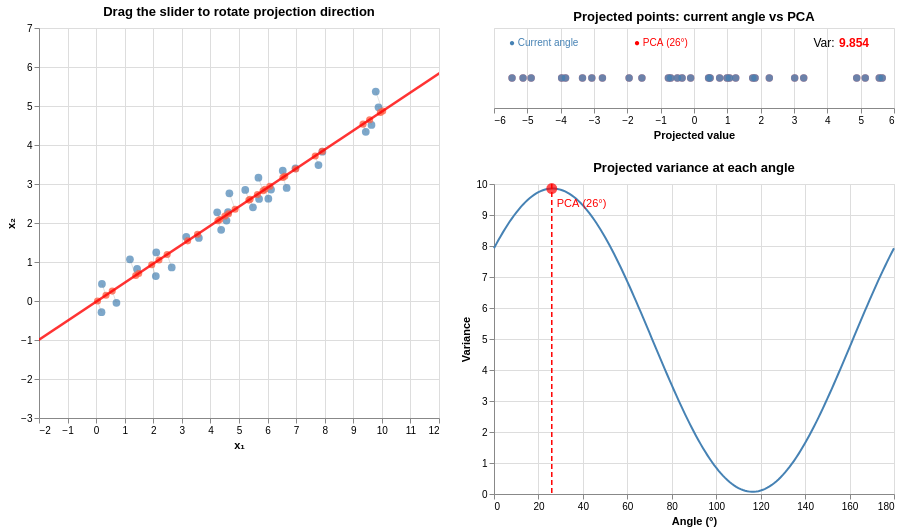

This figure's notebook cell:
### Markdown cell above
---
## Section 1 — Interactive PCA: Understanding Max-Variance Projection

Drag the slider to rotate the projection axis. The left panel shows original points and their projections onto the axis (orange). The right panels show the 1D distribution and variance at each angle. **PCA picks the angle that maximises variance.**

### Code cell
import altair as alt
import pandas as pd

alt.data_transformers.disable_max_rows()

# Generate data
np.random.seed(0)
X_demo = np.random.uniform(0, 10, size=(30, 2))
X_demo[:, 1] = 0.5 * X_demo[:, 0] + np.random.uniform(-0.5, 0.5, 30)
X_c = X_demo - X_demo.mean(axis=0)
mu = X_demo.mean(axis=0)

# PCA solution
S = cov_matrix(X_demo)
eigvals, eigvecs = np.linalg.eigh(S)
idx_sort = np.argsort(eigvals)[::-1]
eigvals = eigvals[idx_sort]; eigvecs = eigvecs[:, idx_sort]
pca_angle = int(np.degrees(np.arctan2(eigvecs[1, 0], eigvecs[0, 0])) % 180)

# PCA projection (fixed reference)
w_pca = np.array([np.cos(np.radians(pca_angle)), np.sin(np.radians(pca_angle))])
pca_proj_vals = X_c @ w_pca

# Precompute for all angles
rows_data = []
rows_var = []
rows_line = []

for angle in range(0, 180):
    rad = np.radians(angle)
    w = np.array([np.cos(rad), np.sin(rad)])
    proj_vals = X_c @ w
    proj_pts = mu + np.outer(proj_vals, w)
    var = float(np.var(proj_vals))

    for j in range(len(X_demo)):
        rows_data.append({
            'angle': angle,
            'x_orig': float(X_demo[j, 0]), 'y_orig': float(X_demo[j, 1]),
            'x_proj': float(proj_pts[j, 0]), 'y_proj': float(proj_pts[j, 1]),
            'proj_val': float(proj_vals[j]),
            'pca_proj_val': float(pca_proj_vals[j]),
        })
    rows_var.append({'angle': angle, 'variance': var})
    for t in [-15, 15]:
        rows_line.append({
            'angle': angle,
            'x_line': float(mu[0] + t * w[0]),
            'y_line': float(mu[1] + t * w[1])
        })

# Duplicate 0 as 180
for r in [r.copy() for r in rows_data if r['angle'] == 0]:
    r['angle'] = 180; rows_data.append(r)
for r in [r.copy() for r in rows_var if r['angle'] == 0]:
    r['angle'] = 180; rows_var.append(r)
for r in [r.copy() for r in rows_line if r['angle'] == 0]:
    r['angle'] = 180; rows_line.append(r)

df_data = pd.DataFrame(rows_data)
df_var = pd.DataFrame(rows_var)
df_line = pd.DataFrame(rows_line)

# Slider
slider = alt.binding_range(min=0, max=180, step=1, name='Projection Angle (°): ')
sel = alt.selection_point(fields=['angle'], bind=slider, value=pca_angle)

# --- Left: data + projection ---
original = alt.Chart(df_data).transform_filter(sel).mark_circle(size=60, opacity=0.7).encode(
    x=alt.X('x_orig:Q', title='x\u2081', scale=alt.Scale(domain=[-2, 12])),
    y=alt.Y('y_orig:Q', title='x\u2082', scale=alt.Scale(domain=[-3, 7])),
    color=alt.value('steelblue')
)
projected = alt.Chart(df_data).transform_filter(sel).mark_circle(size=50, opacity=0.8).encode(
    x='x_proj:Q', y='y_proj:Q', color=alt.value('tomato')
)
drop = alt.Chart(df_data).transform_filter(sel).mark_rule(strokeWidth=0.8, opacity=0.3).encode(
    x='x_orig:Q', y='y_orig:Q', x2='x_proj:Q', y2='y_proj:Q', color=alt.value('gray')
)
proj_line = alt.Chart(df_line).transform_filter(sel).mark_line(
    strokeWidth=2.5, opacity=0.8, clip=True
).encode(x='x_line:Q', y='y_line:Q', color=alt.value('red'))

left = (original + projected + drop + proj_line).add_params(sel).properties(
    width=400, height=390, title='Drag the slider to rotate projection direction'
)

# --- Top right: 1D strip, same row, PCA=red, current=blue ---
strip_current = alt.Chart(df_data).transform_filter(sel).mark_circle(size=55, opacity=0.8).encode(
    x=alt.X('proj_val:Q', title='Projected value', scale=alt.Scale(domain=[-6, 6])),
    y=alt.value(50),
    color=alt.value('steelblue')
)
strip_pca = alt.Chart(df_data).transform_filter(sel).mark_circle(size=55, opacity=0.5).encode(
    x=alt.X('pca_proj_val:Q', scale=alt.Scale(domain=[-6, 6])),
    y=alt.value(50),
    color=alt.value('red')
)
# Legend labels
label_current = alt.Chart(pd.DataFrame({'t': ['● Current angle']})).mark_text(
    fontSize=10, color='steelblue', align='left'
).encode(x=alt.value(15), y=alt.value(15), text='t:N')
label_pca = alt.Chart(pd.DataFrame({'t': [f'● PCA ({pca_angle}°)']})).mark_text(
    fontSize=10, color='red', align='left'
).encode(x=alt.value(140), y=alt.value(15), text='t:N')
# Variance
var_text = alt.Chart(df_var).transform_filter(sel).mark_text(
    fontSize=12, fontWeight='bold', color='red'
).encode(x=alt.value(360), y=alt.value(15), text=alt.Text('variance:Q', format='.3f'))
var_prefix = alt.Chart(pd.DataFrame({'t': ['Var: ']})).mark_text(
    fontSize=12, color='black'
).encode(x=alt.value(330), y=alt.value(15), text='t:N')

middle = (strip_pca + strip_current + label_current + label_pca + var_text + var_prefix).properties(
    width=400, height=80, title='Projected points: current angle vs PCA'
)

# --- Bottom right: variance curve ---
var_curve = alt.Chart(df_var).mark_line(color='steelblue', strokeWidth=2).encode(
    x=alt.X('angle:Q', title='Angle (°)', scale=alt.Scale(domain=[0, 180])),
    y=alt.Y('variance:Q', title='Variance')
)
var_marker = alt.Chart(df_var).transform_filter(sel).mark_circle(size=120, color='red').encode(
    x='angle:Q', y='variance:Q'
)
pca_ref = alt.Chart(pd.DataFrame({'angle': [pca_angle]})).mark_rule(
    color='red', strokeDash=[5, 3], strokeWidth=1.5
).encode(x='angle:Q')
pca_label = alt.Chart(pd.DataFrame({
    'angle': [pca_angle], 'y': [float(max(r['variance'] for r in rows_var)) * 0.95],
    'label': [f'PCA ({pca_angle}°)']
})).mark_text(color='red', fontSize=11, align='left', dx=5).encode(
    x='angle:Q', y='y:Q', text='label:N'
)

right = (var_curve + var_marker + pca_ref + pca_label).properties(
    width=400, height=310, title='Projected variance at each angle'
)

left | (middle & right)

### Figure 1 — Vega-Lite specification as saved in the notebook (floating-point values rounded to 4 significant figures; data arrays with more than 128 entries replaced by an {"elided": "..."} marker saying what was removed)
{"config": {"view": {"continuousWidth": 300, "continuousHeight": 300}}, "hconcat": [{"layer": [{"mark": {"type": "circle", "opacity": 0.7, "size": 60}, "encoding": {"color": {"value": "steelblue"}, "x": {"field": "x_orig", "scale": {"domain": [-2, 12]}, "title": "x₁", "type": "quantitative"}, "y": {"field": "y_orig", "scale": {"domain": [-3, 7]}, "title": "x₂", "type": "quantitative"}}, "name": "view_8b78b15e47871b2f_0", "transform": [{"filter": {"param": "param_1cd4fc318680e8bb"}}]}, {"mark": {"type": "circle", "opacity": 0.8, "size": 50}, "encoding": {"color": {"value": "tomato"}, "x": {"field": "x_proj", "type": "quantitative"}, "y": {"field": "y_proj", "type": "quantitative"}}, "transform": [{"filter": {"param": "param_1cd4fc318680e8bb"}}]}, {"mark": {"type": "rule", "opacity": 0.3, "strokeWidth": 0.8}, "encoding": {"color": {"value": "gray"}, "x": {"field": "x_orig", "type": "quantitative"}, "x2": {"field": "x_proj"}, "y": {"field": "y_orig", "type": "quantitative"}, "y2": {"field": "y_proj"}}, "transform": [{"filter": {"param": "param_1cd4fc318680e8bb"}}]}, {"data": {"name": "data-815e60baed253d9a944217a59c34f119"}, "mark": {"type": "line", "clip": true, "opacity": 0.8, "strokeWidth": 2.5}, "encoding": {"color": {"value": "red"}, "x": {"field": "x_line", "type": "quantitative"}, "y": {"field": "y_line", "type": "quantitative"}}, "transform": [{"filter": {"param": "param_1cd4fc318680e8bb"}}]}], "data": {"name": "data-3b284338f9218e0962fc107faba7b152"}, "height": 390, "title": "Drag the slider to rotate projection direction", "width": 400}, {"vconcat": [{"layer": [{"mark": {"type": "circle", "opacity": 0.5, "size": 55}, "encoding": {"color": {"value": "red"}, "x": {"field": "pca_proj_val", "scale": {"domain": [-6, 6]}, "type": "quantitative"}, "y": {"value": 50}}, "transform": [{"filter": {"param": "param_1cd4fc318680e8bb"}}]}, {"mark": {"type": "circle", "opacity": 0.8, "size": 55}, "encoding": {"color": {"value": "steelblue"}, "x": {"field": "proj_val", "scale": {"domain": [-6, 6]}, "title": "Projected value", "type": "quantitative"}, "y": {"value": 50}}, "transform": [{"filter": {"param": "param_1cd4fc318680e8bb"}}]}, {"data": {"name": "data-e2b079f2838ab62eb0c2f3984c5bf44a"}, "mark": {"type": "text", "align": "left", "color": "steelblue", "fontSize": 10}, "encoding": {"text": {"field": "t", "type": "nominal"}, "x": {"value": 15}, "y": {"value": 15}}}, {"data": {"name": "data-1743ea332bd3e9e2789fb295158a8da0"}, "mark": {"type": "text", "align": "left", "color": "red", "fontSize": 10}, "encoding": {"text": {"field": "t", "type": "nominal"}, "x": {"value": 140}, "y": {"value": 15}}}, {"data": {"name": "data-862776aeb968946212a05045607e681f"}, "mark": {"type": "text", "color": "red", "fontSize": 12, "fontWeight": "bold"}, "encoding": {"text": {"field": "variance", "format": ".3f", "type": "quantitative"}, "x": {"value": 360}, "y": {"value": 15}}, "transform": [{"filter": {"param": "param_1cd4fc318680e8bb"}}]}, {"data": {"name": "data-199bcacaa823d9295aab9dc2958954c5"}, "mark": {"type": "text", "color": "black", "fontSize": 12}, "encoding": {"text": {"field": "t", "type": "nominal"}, "x": {"value": 330}, "y": {"value": 15}}}], "data": {"name": "data-3b284338f9218e0962fc107faba7b152"}, "height": 80, "title": "Projected points: current angle vs PCA", "width": 400}, {"layer": [{"mark": {"type": "line", "color": "steelblue", "strokeWidth": 2}, "encoding": {"x": {"field": "angle", "scale": {"domain": [0, 180]}, "title": "Angle (°)", "type": "quantitative"}, "y": {"field": "variance", "title": "Variance", "type": "quantitative"}}}, {"mark": {"type": "circle", "color": "red", "size": 120}, "encoding": {"x": {"field": "angle", "type": "quantitative"}, "y": {"field": "variance", "type": "quantitative"}}, "transform": [{"filter": {"param": "param_1cd4fc318680e8bb"}}]}, {"data": {"name": "data-051d11f1104e969210352f059f352eff"}, "mark": {"type": "rule", "color": "red", "strokeDash": [5, 3], "strokeWidth": 1.5}, "encoding": {"x": {"field": "angle", "type": "quantitative"}}}, {"data": {"name": "data-c74c130b7ab7e10e3bf0858a7f8e8ee4"}, "mark": {"type": "text", "align": "left", "color": "red", "dx": 5, "fontSize": 11}, "encoding": {"text": {"field": "label", "type": "nominal"}, "x": {"field": "angle", "type": "quantitative"}, "y": {"field": "y", "type": "quantitative"}}}], "data": {"name": "data-862776aeb968946212a05045607e681f"}, "height": 310, "title": "Projected variance at each angle", "width": 400}]}], "params": [{"name": "param_1cd4fc318680e8bb", "select": {"type": "point", "fields": ["angle"]}, "bind": {"input": "range", "max": 180, "min": 0, "name": "Projection Angle (°): ", "step": 1}, "value": 26, "views": ["view_8b78b15e47871b2f_0"]}], "$schema": "https://vega.github.io/schema/vega-lite/v6.1.0.json", "datasets": {"data-3b284338f9218e0962fc107faba7b152": {"elided": "5430 records"}, "data-815e60baed253d9a944217a59c34f119": {"elided": "362 records"}, "data-e2b079f2838ab62eb0c2f3984c5bf44a": [{"t": "● Current angle"}], "data-1743ea332bd3e9e2789fb295158a8da0": [{"t": "● PCA (26°)"}], "data-862776aeb968946212a05045607e681f": {"elided": "181 records"}, "data-199bcacaa823d9295aab9dc2958954c5": [{"t": "Var: "}], "data-051d11f1104e969210352f059f352eff": [{"angle": 26}], "data-c74c130b7ab7e10e3bf0858a7f8e8ee4": [{"angle": 26, "y": 9.362, "label": "PCA (26°)"}]}}
